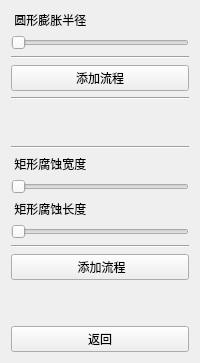
         <widget class="QWidget" name="page_19">
          <layout class="QGridLayout" name="gridLayout_10">
           <item row="0" column="1">
            <widget class="QLabel" name="label_18">
             <property name="text">
              <string> 圆形膨胀半径</string>
             </property>
            </widget>
           </item>
           <item row="5" column="1">
            <spacer name="verticalSpacer_12">
             <property name="orientation">
              <enum>Qt::Vertical</enum>
             </property>
             <property name="sizeHint" stdset="0">
              <size>
               <width>20</width>
               <height>40</height>
              </size>
             </property>
            </spacer>
           </item>
           <item row="7" column="1">
            <widget class="QLabel" name="label_19">
             <property name="text">
              <string> 矩形腐蚀宽度</string>
             </property>
            </widget>
           </item>
           <item row="2" column="1">
            <widget class="Line" name="line_24">
             <property name="orientation">
              <enum>Qt::Horizontal</enum>
             </property>
            </widget>
           </item>
           <item row="3" column="1">
            <widget class="QPushButton" name="pushButton_24">
             <property name="text">
              <string>添加流程</string>
             </property>
            </widget>
           </item>
           <item row="4" column="1">
            <widget class="Line" name="line_25">
             <property name="orientation">
              <enum>Qt::Horizontal</enum>
             </property>
            </widget>
           </item>
           <item row="13" column="1">
            <spacer name="verticalSpacer_13">
             <property name="orientation">
              <enum>Qt::Vertical</enum>
             </property>
             <property name="sizeHint" stdset="0">
              <size>
               <width>20</width>
               <height>40</height>
              </size>
             </property>
            </spacer>
           </item>
           <item row="10" column="1">
            <widget class="QSlider" name="horizontalSlider_10">
             <property name="minimum">
              <number>1</number>
             </property>
             <property name="orientation">
              <enum>Qt::Horizontal</enum>
             </property>
            </widget>
           </item>
           <item row="6" column="1">
            <widget class="Line" name="line_26">
             <property name="orientation">
              <enum>Qt::Horizontal</enum>
             </property>
            </widget>
           </item>
           <item row="8" column="1">
            <widget class="QSlider" name="horizontalSlider_9">
             <property name="minimum">
              <number>1</number>
             </property>
             <property name="orientation">
              <enum>Qt::Horizontal</enum>
             </property>
            </widget>
           </item>
           <item row="12" column="1">
            <widget class="QPushButton" name="pushButton_25">
             <property name="text">
              <string> 添加流程</string>
             </property>
            </widget>
           </item>
           <item row="11" column="1">
            <widget class="Line" name="line_27">
             <property name="orientation">
              <enum>Qt::Horizontal</enum>
             </property>
            </widget>
           </item>
           <item row="9" column="1">
            <widget class="QLabel" name="label_20">
             <property name="text">
              <string> 矩形腐蚀长度</string>
             </property>
            </widget>
           </item>
           <item row="1" column="1">
            <widget class="QSlider" name="horizontalSlider_8">
             <property name="minimum">
              <number>1</number>
             </property>
             <property name="orientation">
              <enum>Qt::Horizontal</enum>
             </property>
            </widget>
           </item>
           <item row="14" column="1">
            <widget class="QPushButton" name="pushButton_26">
             <property name="text">
              <string>返回</string>
             </property>
            </widget>
           </item>
          </layout>
         </widget>
